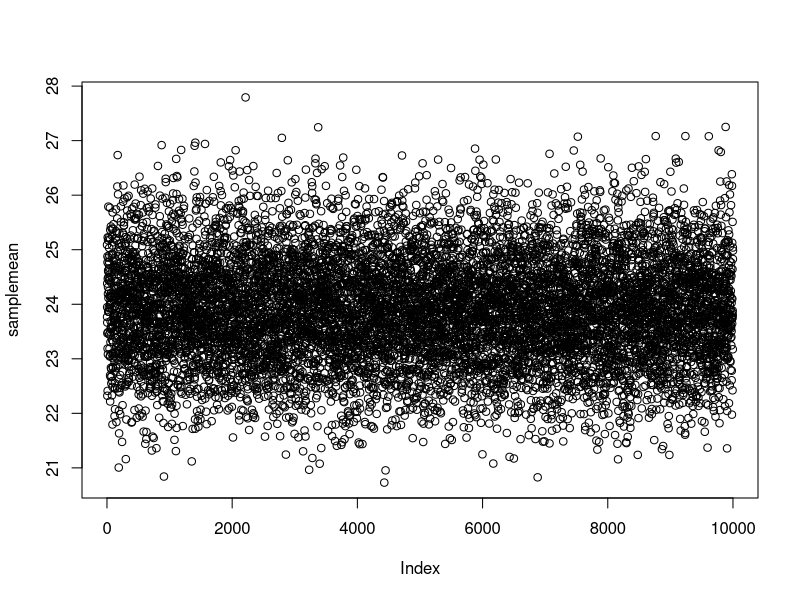
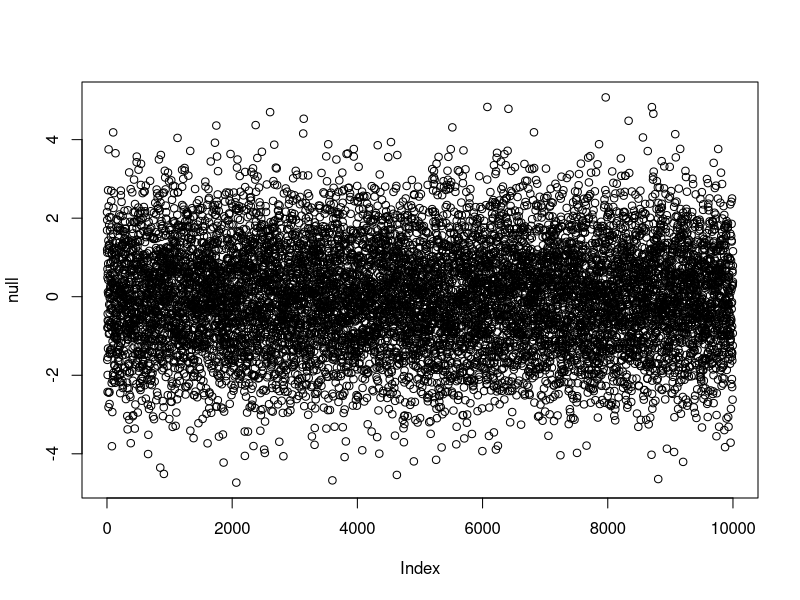
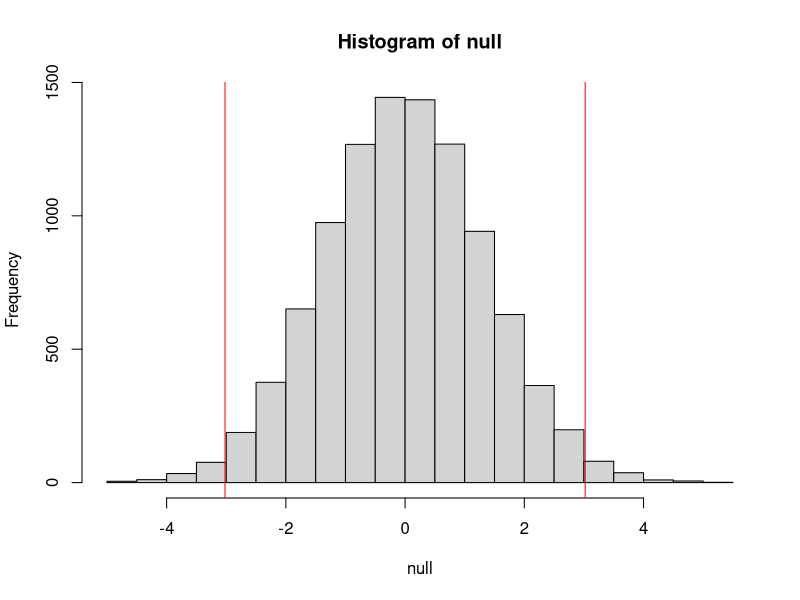

Write R code to recreate these figures, in order. (Note: this script raises an error after producing the figures.)
setwd("c:/artr/genome")
pop1 <- read.csv("femaleControlsPopulation_csv.txt")
pop <- pop1[,1]
mean(pop)
samplemean <- replicate(10000,mean(sample(pop,12)))
head(samplemean)
plot(samplemean)
null <- replicate(10000,mean(sample(pop,12)-mean(sample(pop,12))))
plot(null)
hist(null)
diff<-3.0208333
abline(v=diff,col="red")
abline(v=-diff,col="red")
mean(null>diff )
sum(null< v)
v<- -diff
v
null< v
mean(null < v)